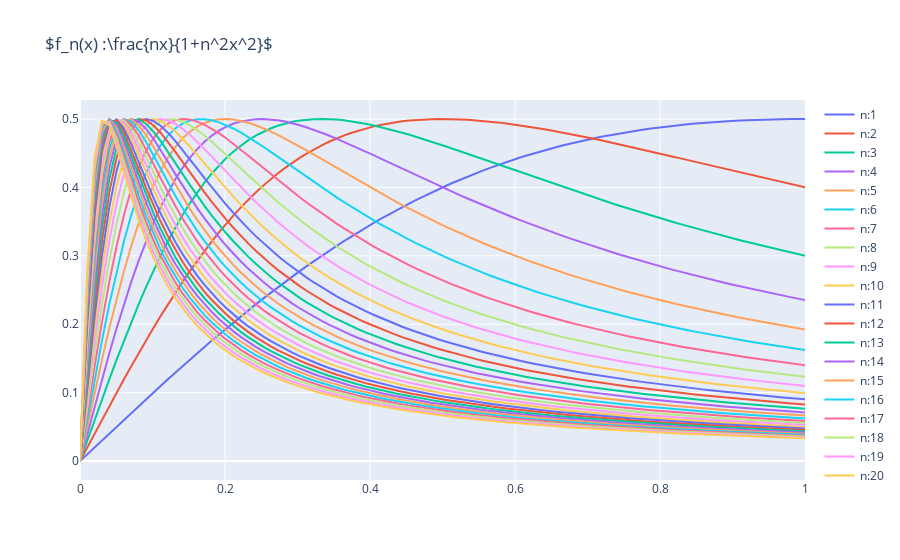

Source (notebook cell):
### Code cell
# plot de sucesiones de funciones
def f_n(x, n):
    return n*dom / (1+(n*dom)**2)

fig = go.Figure()
dom = pd.Series(np.linspace(0, 1, 100))
for n in range(1,31):
    img_n = f_n(dom, n)
    fig.add_trace(go.Scatter(x=dom,y=img_n, name=f'n:{n}'))
    

fig.update_layout(title=r'$f_n(x) :\frac{nx}{1+n^2x^2}$')    
iplot(fig)
